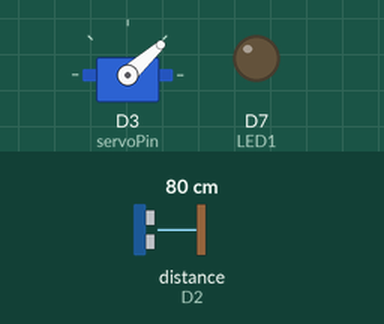
Simulated run of this sketch. Board: ESP8266 (NodeMCU). Shown: servo, output pins drawn as LEDs (lit = HIGH). Wiring (inferred from the names in the program): ultrasonic range finder: trigger D1; echo D2. The test bench sets the inputs (shaded band); at power-on: distance to the obstacle (sensor on D2) 80 cm. The echo pulse lasts 58.3 µs per cm; WiFi joins after 1.5 s; servers stay silent unless stated; pins used as bus, display or sensor lines are not drawn; what the sketch prints to the serial monitor is not drawn.

Above: at 8.2 s.
8.3 s: distance to the obstacle (sensor on D2) set to 33 cm
10.6 s: distance to the obstacle (sensor on D2) set to 28 cm
At 11.4 s:
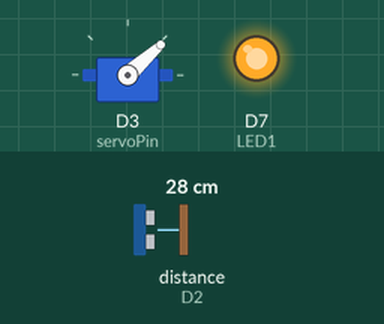
12.2 s: distance to the obstacle (sensor on D2) set to 35 cm
At 13.4 s:
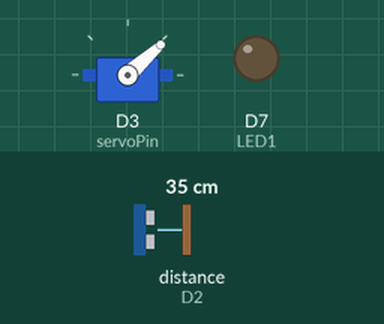
14.5 s: distance to the obstacle (sensor on D2) set to 2 cm
At 16.6 s:
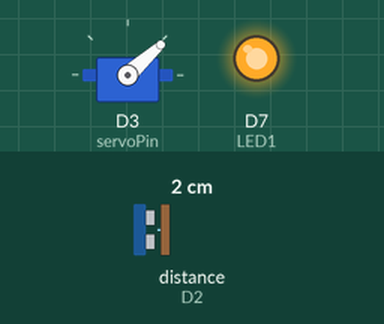
Timing chart, 0 to 17.9 s (numbered marks = the images above; inputs shaded):
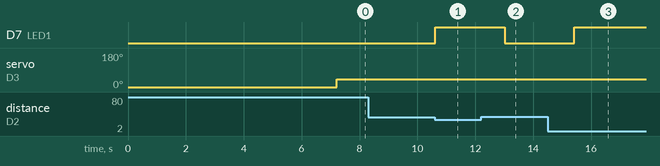

Measured:
- the behaviour switches between 31 and 30 cm on distance to the obstacle (sensor on D2) (found by bisection; images 0 and 1)
- after the input at 8.3 s, every drawn part: stays the same
- after the input at 10.6 s, D7 (LED1): LOW → HIGH at once
- after the input at 12.2 s, D7 (LED1): HIGH → LOW after 0.82 s
- after the input at 14.5 s, D7 (LED1): LOW → HIGH after 0.93 s

The sketch:

sketch_dec21b.ino
```cpp
#include <ESP8266WiFi.h>
#include <ESP8266HTTPClient.h>
#include <WiFiClientSecureBearSSL.h>
#include <Arduino.h>
#include <Servo.h>
#include <iostream>
#include <string>
#define LED1 D7
//#define LED2 D8

Servo myservo;

int servoPin = D3;
const int trigPin = 5; //D1
const int echoPin = 4; //D2
int lastPos;

long duration;
int distance;

// Define Wifi SSID and PASS
const char* ssid = "Marekovi uz nepada internet :D";
const char* pass = "2001bavolar";
WiFiClient wifi;

// variable
int poc=0;


// setup - vykonava sa len raz pri sputeni programu
// pokusi sa pripojit k wifi
void setup()
{
  pinMode(LED1, OUTPUT);
  //pinMode(LED2, OUTPUT);
  myservo.attach(servoPin);
  myservo.write(0);
  lastPos = 0;
  delay(5000);
  pinMode(trigPin, OUTPUT); // Sets the trigPin as an Output
  pinMode(echoPin, INPUT); // Sets the echoPin as an Input
  Serial.begin(9600);
  WiFi.begin(ssid, pass);
  Serial.println("Connecting");

  while (WiFi.status() != WL_CONNECTED)
  {
    delay (1000);
    Serial.print(".");
  }

  Serial.println("Connected");
}

// vykonava sa dookola
void loop()
{
  int pos;

  bool turn = false;
  //Ventilácia
  //ovládanie podľa údaju zo stránky true/false
  if(turn){
    Serial.print("Turning...");
  }
  //Senzor pohybu
  digitalWrite(trigPin, LOW);
  delayMicroseconds(2);
  // Sets the trigPin on HIGH state for 10 micro seconds
  digitalWrite(trigPin, HIGH);
  delayMicroseconds(10);
  digitalWrite(trigPin, LOW);

  // Reads the echoPin, returns the sound wave travel time in microseconds
  duration = pulseIn(echoPin, HIGH);

  // Calculate the distance
  distance = duration*0.034/2;

  // Prints the distance on the Serial Monitor
  Serial.print("Distance (cm): ");
  if(distance < 30){
    Serial.println("Too close");
    digitalWrite(LED1, HIGH);
    //digitalWrite(LED2, HIGH);
  }else{
    Serial.println(distance);
    digitalWrite(LED1, LOW);
    //digitalWrite(LED2, LOW);
  }

// Váš kód ...
// pomocne premenne
  poc++;
  String hodnota1=String(poc);
  String hodnota2="22";
  String payload="";
  std::unique_ptr<BearSSL::WiFiClientSecure> client(new BearSSL::WiFiClientSecure);
  client->setInsecure();

  // NACITANIE DAT Z WEBU
  if (WiFi.status() == WL_CONNECTED) // ak je ESP pripojene k wifi
  {
    HTTPClient http; // vytvorenie HTTP clienta
    String server_name = "https://esp-skuska.azurewebsites.net/data.txt"; // nazov vasho webu a web stranky, ktoru chcete nacitat
    http.begin(*client, server_name.c_str());
    int httpCode = http.GET(); // http code
    if (httpCode>0)
      payload = http.getString();
      Serial.print("HTTP Response code: ");
      Serial.println(httpCode); // vypisanie http code do Serial monitoru (200 - OK)
      Serial.println(payload); // vypisanie celej html stranky, ktora sa na tejto url nachadza (zobrazene v serial monitore)
      int length = sizeof payload;
      Serial.print(length);
      Serial.println(payload[0]);
      Serial.println(payload[1]);
      if(payload[1] < 48 || payload[1] > 57){
        Serial.println("1 num value");
        int pos = (payload[0] - 48);
        myservo.write(pos+90);
      }else{
        Serial.println("2 num value");
        int pos = 10*(payload[0] - 48) + (payload[1] - 48);
        myservo.write(pos+90);
      }

      if(payload[3] == 49){
        Serial.println("1");
      }else{
        Serial.println("0");
      }
    http.end();
  }
  delay(1000); // 1 sekundu
}
```
